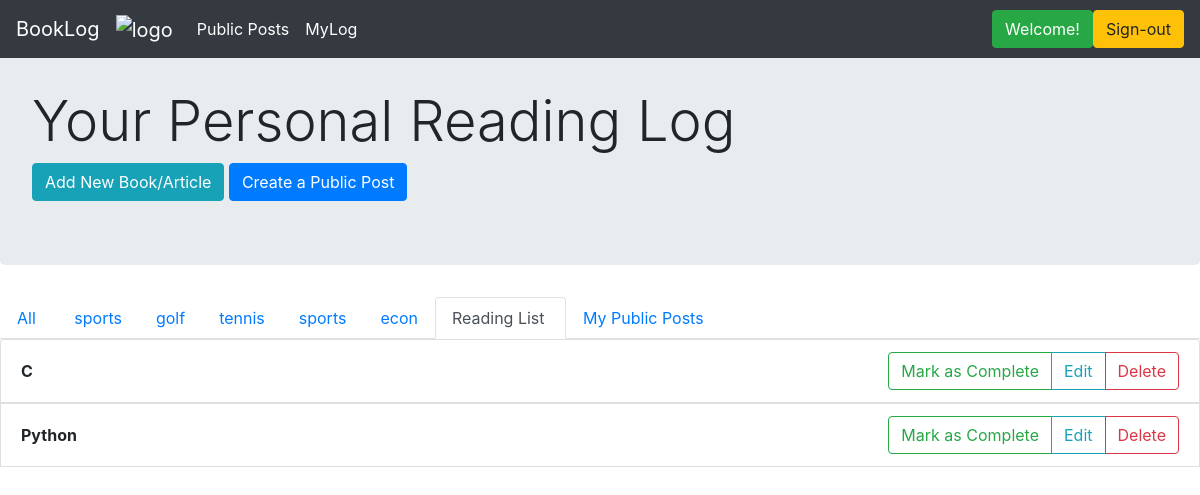
Before: /readinglist (signed in) with the older database file.
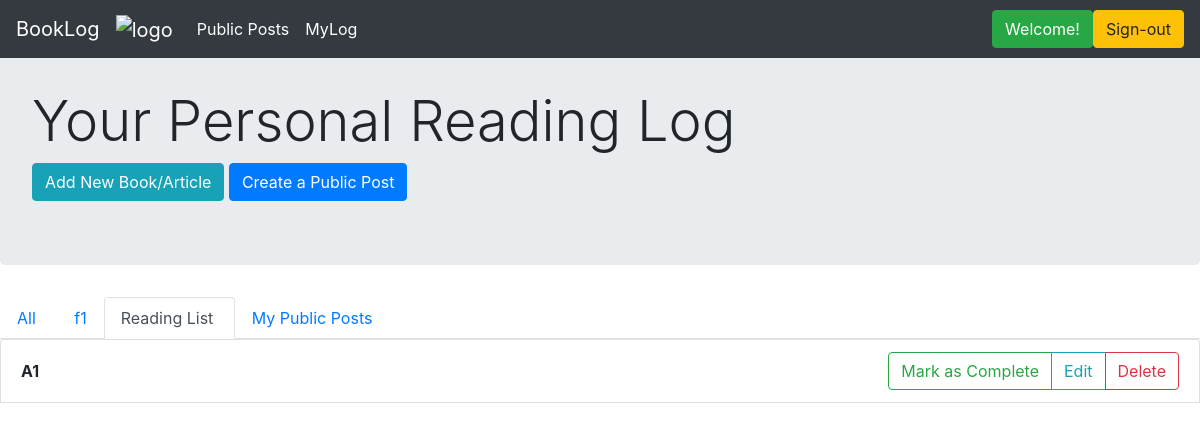
After: the same page with the newer database file.
### application/models.py (models this page shows)
class Category(db.Model):
    __tablename__ = 'categories'
    id = db.Column(db.Integer, primary_key=True)
    name = db.Column(db.String(150), index=True, nullable=False, unique=False)
    user_id = db.Column(db.Integer, ForeignKey('users.id'), nullable=False, index=False)
    user = relationship("User", backref="categories", foreign_keys=[user_id])

class Book(db.Model):
    __tablename__ = 'books_and_other_readings'
    id = db.Column(db.Integer, primary_key=True)
    title = db.Column(db.String(80), index=True, unique=False, nullable=False)
    author = db.Column(db.String(80), index=False, unique=False, nullable=True)
    date_started = db.Column(db.DateTime, index=False, unique=False, nullable=False)
    description = db.Column(db.Text, index=False, unique=False, nullable=True)
    complete = db.Column(db.Boolean, index=False, unique=False, nullable=True)
    user_id = db.Column(db.Integer, ForeignKey('users.id'), nullable=False, index=True)
    user = relationship("User", backref = "books", foreign_keys=[user_id])
    cat_id = db.Column(db.Integer, ForeignKey('categories.id'), nullable=True, index=True)
    category = relationship("Category", backref="books", foreign_keys=[cat_id])

### application/routes.py (the view)
@main_bp.route("/readinglist", methods=['GET'])
@login_required
def reading_list():
    user = User.query.filter_by(id=session.get("user_id")).first()
    books = user.books
    book_titles = []
    for b in reversed(books):
        book_titles.append(b.title)
    return render_template("readinglist.html", books = books, titles = book_titles, cats=user.categories)

### application/auth.py (called while the page is built)
@auth_bp.before_app_request
def load_logged_in_user():
    user_id = session.get('user_id')
    if user_id is None:
        g.user = None
    else:
        g.user = User.query.filter_by(id=user_id).first()

def login_required(view):
    @functools.wraps(view)
    def wrapped_view(**kwargs):
        if g.user is None:
            return redirect(url_for('auth_bp.login'))
        return view(**kwargs)
    return wrapped_view

### application/routes.py (called while the page is built)
@main_bp.before_app_request
def load_logged_in_user():
    user_id = session.get('user_id')
    if user_id is None:
        g.user = None
    else:
        g.user = User.query.filter_by(id=user_id).first()

### application/templates/readinglist.html (shortened to what this page needs)
{% extends 'layout.html' %}
{% block content %}
<div class="jumbotron">
    <br>
    <h1 class="display-4">Your Personal Reading Log</h1>
    <a href="{{url_for('main_bp.create_new')}}" class="btn btn-info" role="button">Add New Book/Article</a>
    <a href="{{url_for('main_bp.create_public_post')}}" class="btn btn-primary" role="button">Create a Public Post</a>
</div>
<ul class="nav nav-tabs">
  <li class="nav-item"> <a class="nav-link" href="{{url_for('main_bp.myLog')}}">All&nbsp;</a> </li>
  {% for cat in cats %}
       <li class="nav-item"> <a class="nav-link" href="{{url_for('main_bp.myLogCat', cat_id=cat.id)}}">{{cat.name}}</a> </li>
  {% endfor %}
  <li class="nav-item"> <a class="nav-link active" href="#">Reading List&nbsp;</a></li>
  <li class="nav-item"> <a class="nav-link" href="{{ url_for('main_bp.my_public_posts')}}">My Public Posts&nbsp;&nbsp;</a></li>
  <div class="btn-toolbar" role="toolbar">
  </div>
</ul>
<ul class="list-group">
{% for book in books %}
  <li class="list-group-item d-flex justify-content-between align-items-center">
    <b>{{titles[loop.index-1]}}</b>
    {% if book.complete %}
    <div class="btn-group" role="group" aria-label="Basic example">
       <a href="#" class="btn btn-success" role="button">Finished!</a>
       <a href="{{url_for('main_bp.delete', book_id=book.id)}}" class="btn btn-danger" role="button">Delete</a>
    </div>
    {% else %}
    <div class="btn-group" role="group" aria-label="Basic example">
      <a href="{{ url_for('main_bp.mark_done', book_id=book.id) }}" class="btn btn-outline-success" role="button">Mark as Complete</a>
      <button class="btn btn-outline-info" type="button" data-toggle="collapse" area-expanded="false" data-target={{"#log" + loop.index|string}}>Edit</button>
      <a href="{{ url_for('main_bp.delete', book_id=book.id) }}" class="btn btn-outline-danger" role="button">Delete</a>
    </div>
    {% endif %}
  </li>
{% endfor %}
</ul>
{% endblock %}

Changed rows visible on the page:
removed Category: name "golf"
removed Category: name "tennis"
removed Category: name "sports"
removed Category: name "econ"
removed Book: {{ titles[loop.index-1] }} "Python"
changed Category: name "sports" → "f1"
changed Book: title "C" → "A1"
